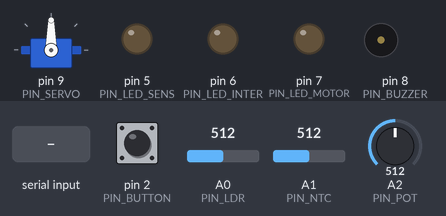
A sketch run on a simulated Arduino Uno, built with avr-gcc and run on an emulated ATmega328P. Parts: servo, output pins drawn as LEDs (lit = HIGH), buzzer (waves = sounding). The inputs (shaded band) are chosen by the test bench; at power-on: pin 2 (PIN_BUTTON) HIGH, A0 (PIN_LDR) = 512, A1 (PIN_NTC) = 512, A2 (PIN_POT) = 512. What the sketch prints to the serial monitor is not drawn.

Above: at 2.3 s.
2.4 s: "t\n" received over Serial
At 2.93 s:
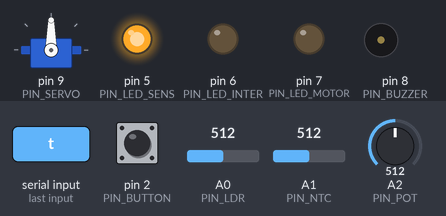
5.4 s: "B90\n" received over Serial
At 5.7 s:
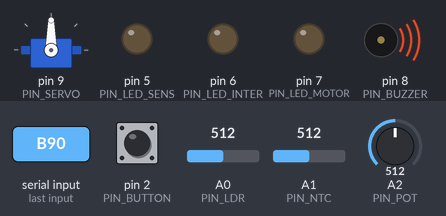
6.9 s: "T90\n" received over Serial
At 7.43 s:
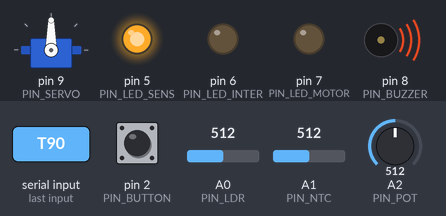
9.9 s: "b90\n" received over Serial
At 10.3 s:
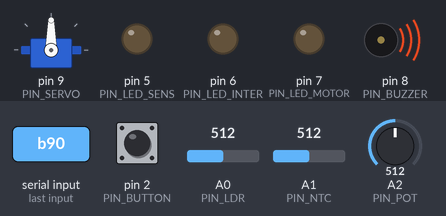
Timing chart, 0 to 12.4 s (numbered marks = the images above; inputs shaded):
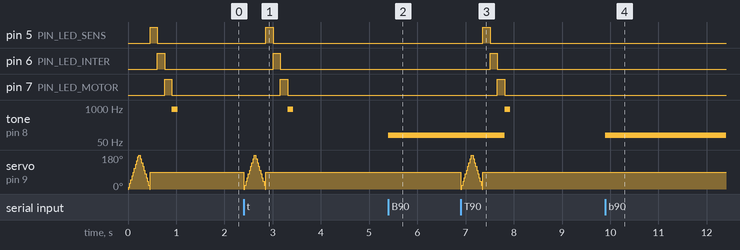

The sketch:

flywire.ino
```cpp
/*
 * flywire.ino -- Bench test for the FlyWire-on-Arduino project
 *
 * Goal: prove that EVERY component of the Eletrogate Kit Start works,
 * BEFORE involving any neuroscience. The brain comes later; here the goal
 * is hardware only.
 *
 * ---------------------------------------------------------------------------
 * WIRING (400-point breadboard)
 * ---------------------------------------------------------------------------
 *  SG90 micro servo
 *      brown  -> GND
 *      red    -> 5V   (preferably an external 5V supply; if powering from the Uno,
 *                      place a 100uF capacitor between 5V and GND)
 *      orange -> pin 9 (signal)
 *
 *  LEDs (330 ohm resistor in series) -- 3 "stages" of the reflex arc
 *      pin 5 -> RED LED    (sensory stage)
 *      pin 6 -> YELLOW LED (interneuron)
 *      pin 7 -> GREEN LED  (motor)
 *      Assembly: pin --[330R]-- anode(long leg) -- LED -- cathode(short leg) -- GND
 *
 *  Active buzzer 5V
 *      (+) -> pin 8      (-) -> GND
 *
 *  LDR Light Sensor (voltage divider)
 *      5V --- LDR --- A0 --- 10k --- GND
 *
 *  NTC Temperature Sensor (voltage divider)
 *      5V --- NTC --- A1 --- 10k --- GND
 *
 *  Potentiometer 10K
 *      ends -> 5V and GND ; wiper (middle pin) -> A2
 *
 *  Tactile switch (push-button)
 *      one side -> pin 2 ; other side -> GND   (uses INPUT_PULLUP)
 *
 * ---------------------------------------------------------------------------
 * SERIAL PROTOCOL -- 115200 baud
 * ---------------------------------------------------------------------------
 *  Arduino -> PC  (50 Hz):
 *      S <ldr> <ntc> <pot> <btn>        values 0..1023 and 0/1
 *
 *  PC -> Arduino:
 *      L <sensory> <inter> <motor> <angle>   0/1, 0/1, 0/1, 0..180
 *      B <freq>                              0 turns the buzzer off
 *      T                                     runs the self-test again
 *      P                                     replies immediately with
 *                                            "P <micros()>\n" (the Arduino's
 *                                            own microsecond clock); used to
 *                                            measure the serial round trip
 */

#include <Servo.h>
#include <stdio.h>

const uint8_t PIN_SERVO     = 9;
const uint8_t PIN_LED_SENS  = 5;
const uint8_t PIN_LED_INTER = 6;
const uint8_t PIN_LED_MOTOR = 7;
const uint8_t PIN_BUZZER    = 8;
const uint8_t PIN_BUTTON    = 2;

const uint8_t PIN_LDR = A0;
const uint8_t PIN_NTC = A1;
const uint8_t PIN_POT = A2;

const unsigned long SEND_PERIOD_MS = 20;  // 50 Hz

Servo servo;
unsigned long lastSend = 0;

char    lineBuf[64];
uint8_t lineLen = 0;

void selfTest();
void handleIncoming();
void process(char *line);

void setup() {
  Serial.begin(115200);

  pinMode(PIN_LED_SENS,  OUTPUT);
  pinMode(PIN_LED_INTER, OUTPUT);
  pinMode(PIN_LED_MOTOR, OUTPUT);
  pinMode(PIN_BUZZER,    OUTPUT);
  pinMode(PIN_BUTTON,    INPUT_PULLUP);

  servo.attach(PIN_SERVO);
  servo.write(90);

  selfTest();

  Serial.println("# flywire ready -- S <ldr> <ntc> <pot> <btn>");
}

void loop() {
  handleIncoming();

  unsigned long now = millis();
  if (now - lastSend >= SEND_PERIOD_MS) {
    lastSend = now;
    Serial.print("S ");
    Serial.print(analogRead(PIN_LDR));
    Serial.print(' ');
    Serial.print(analogRead(PIN_NTC));
    Serial.print(' ');
    Serial.print(analogRead(PIN_POT));
    Serial.print(' ');
    Serial.println(digitalRead(PIN_BUTTON) == LOW ? 1 : 0);
  }
}

/* Lights everything in sequence to prove that each part responds. */
void selfTest() {
  // 1) servo sweeps end to end
  for (int a = 0; a <= 180; a += 10) { servo.write(a); delay(12); }
  for (int a = 180; a >= 0; a -= 10) { servo.write(a); delay(12); }
  servo.write(90);

  // 2) LEDs in sequence: sensory -> inter -> motor
  const uint8_t leds[3] = { PIN_LED_SENS, PIN_LED_INTER, PIN_LED_MOTOR };
  for (uint8_t i = 0; i < 3; i++) {
    digitalWrite(leds[i], HIGH);
    delay(150);
    digitalWrite(leds[i], LOW);
  }

  // 3) buzzer beeps
  tone(PIN_BUZZER, 880, 120);
  delay(200);
  noTone(PIN_BUZZER);
}

void handleIncoming() {
  while (Serial.available()) {
    char c = Serial.read();
    if (c == '\n' || c == '\r') {
      if (lineLen > 0) {
        lineBuf[lineLen] = '\0';
        process(lineBuf);
        lineLen = 0;
      }
    } else if (lineLen < sizeof(lineBuf) - 1) {
      lineBuf[lineLen++] = c;
    } else {
      lineLen = 0;  // overflow: discard the line
    }
  }
}

void process(char *line) {
  if (line[0] == 'L' || line[0] == 'l') {
    int s = -1, i = -1, m = -1, ang = -1;
    if (sscanf(line, "%*c %d %d %d %d", &s, &i, &m, &ang) == 4) {
      digitalWrite(PIN_LED_SENS,  s ? HIGH : LOW);
      digitalWrite(PIN_LED_INTER, i ? HIGH : LOW);
      digitalWrite(PIN_LED_MOTOR, m ? HIGH : LOW);
      servo.write(constrain(ang, 0, 180));
    }
  } else if (line[0] == 'B' || line[0] == 'b') {
    int f = 0;
    if (sscanf(line, "%*c %d", &f) == 1) {
      if (f <= 0) noTone(PIN_BUZZER);
      else        tone(PIN_BUZZER, f);
    }
  } else if (line[0] == 'T' || line[0] == 't') {
    selfTest();
  } else if (line[0] == 'P' || line[0] == 'p') {
    Serial.print("P ");
    Serial.println(micros());
  }
}
```

Measured:
- after the input at 2.4 s, pin 5 (PIN_LED_SENS): LOW → HIGH after 0.46 s, → LOW 0.15 s later; pin 6 (PIN_LED_INTER): LOW → HIGH after 0.61 s, → LOW 0.15 s later; pin 7 (PIN_LED_MOTOR): LOW → HIGH after 0.76 s, → LOW 0.15 s later; tone on pin 8 (PIN_BUZZER): silent → 880 Hz after 0.91 s, → silent 0.12 s later
- after the input at 5.4 s, tone on pin 8 (PIN_BUZZER): silent → 90 Hz at once
- after the input at 6.9 s, pin 5 (PIN_LED_SENS): LOW → HIGH after 0.46 s, → LOW 0.15 s later; pin 6 (PIN_LED_INTER): LOW → HIGH after 0.61 s, → LOW 0.15 s later; pin 7 (PIN_LED_MOTOR): LOW → HIGH after 0.76 s, → LOW 0.15 s later; tone on pin 8 (PIN_BUZZER): 90 Hz → 880 Hz after 0.91 s, → silent 0.12 s later
- after the input at 9.9 s, tone on pin 8 (PIN_BUZZER): silent → 90 Hz at once
